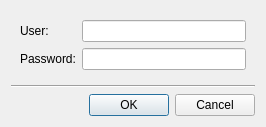
<?xml version="1.0" encoding="UTF-8"?>
<ui version="4.0">
 <class>QnCredentialsDialog</class>
 <widget class="QDialog" name="QnCredentialsDialog">
  <property name="geometry">
   <rect>
    <x>0</x>
    <y>0</y>
    <width>266</width>
    <height>120</height>
   </rect>
  </property>
  <property name="windowTitle">
   <string>Enter a valid username and password...</string>
  </property>
  <layout class="QVBoxLayout" name="verticalLayout">
   <item>
    <widget class="QWidget" name="widget" native="true">
     <layout class="QFormLayout" name="formLayout">
      <item row="0" column="0">
       <widget class="QLabel" name="userLabel">
        <property name="text">
         <string>User:</string>
        </property>
       </widget>
      </item>
      <item row="0" column="1">
       <widget class="QLineEdit" name="userEdit"/>
      </item>
      <item row="1" column="0">
       <widget class="QLabel" name="passwordLabel">
        <property name="text">
         <string>Password:</string>
        </property>
       </widget>
      </item>
      <item row="1" column="1">
       <widget class="QLineEdit" name="passwordEdit">
        <property name="echoMode">
         <enum>QLineEdit::Password</enum>
        </property>
       </widget>
      </item>
     </layout>
    </widget>
   </item>
   <item>
    <widget class="Line" name="line">
     <property name="orientation">
      <enum>Qt::Horizontal</enum>
     </property>
    </widget>
   </item>
   <item>
    <widget class="QDialogButtonBox" name="buttonBox">
     <property name="orientation">
      <enum>Qt::Horizontal</enum>
     </property>
     <property name="standardButtons">
      <set>QDialogButtonBox::Cancel|QDialogButtonBox::Ok</set>
     </property>
    </widget>
   </item>
  </layout>
 </widget>
 <resources/>
 <connections>
  <connection>
   <sender>buttonBox</sender>
   <signal>accepted()</signal>
   <receiver>QnCredentialsDialog</receiver>
   <slot>accept()</slot>
   <hints>
    <hint type="sourcelabel">
     <x>248</x>
     <y>254</y>
    </hint>
    <hint type="destinationlabel">
     <x>157</x>
     <y>274</y>
    </hint>
   </hints>
  </connection>
  <connection>
   <sender>buttonBox</sender>
   <signal>rejected()</signal>
   <receiver>QnCredentialsDialog</receiver>
   <slot>reject()</slot>
   <hints>
    <hint type="sourcelabel">
     <x>316</x>
     <y>260</y>
    </hint>
    <hint type="destinationlabel">
     <x>286</x>
     <y>274</y>
    </hint>
   </hints>
  </connection>
 </connections>
</ui>
